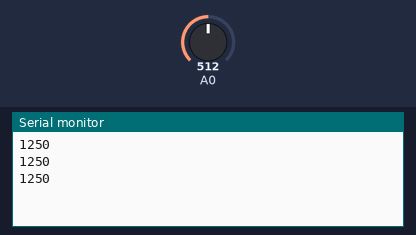
A sketch run on a simulated Arduino Uno, built with avr-gcc and run on an emulated ATmega328P. On the bench: the last lines printed to the serial monitor. Inputs (shaded band) come from the test bench; at power-on: A0 = 512.

Above: at 1.3 s.
1.4 s: A0 set to 716
At 1.9 s:
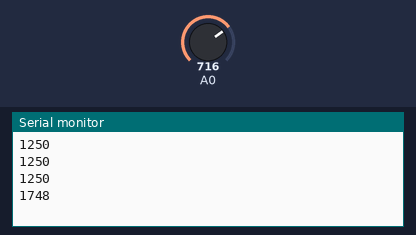
2.9 s: A0 set to 900
At 3.4 s:
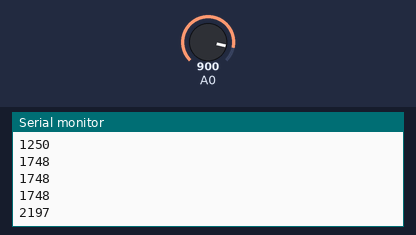
Timing chart, 0 to 5.9 s (numbered marks = the images above; inputs shaded):
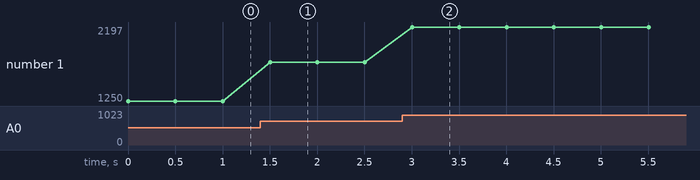

Measured:
- after the input at 1.4 s, the serial monitor: prints a new line after 0.10 s (image 1)
- after the input at 2.9 s, the serial monitor: prints a new line after 0.10 s (image 2)
- plotted number 1: 1250 → 1748 after the input at 1.4 s, 1748 → 2197 after the input at 2.9 s

The sketch:

ep6-4.ino
```cpp
void setup() {
  Serial.begin(9600);

}

void loop() {
  int a = 0;
  a = analogRead(A0);

  int b = 0;
  b = map(a,0,4095,0,10000);

  Serial.println(b);
  delay(500);

}
```
